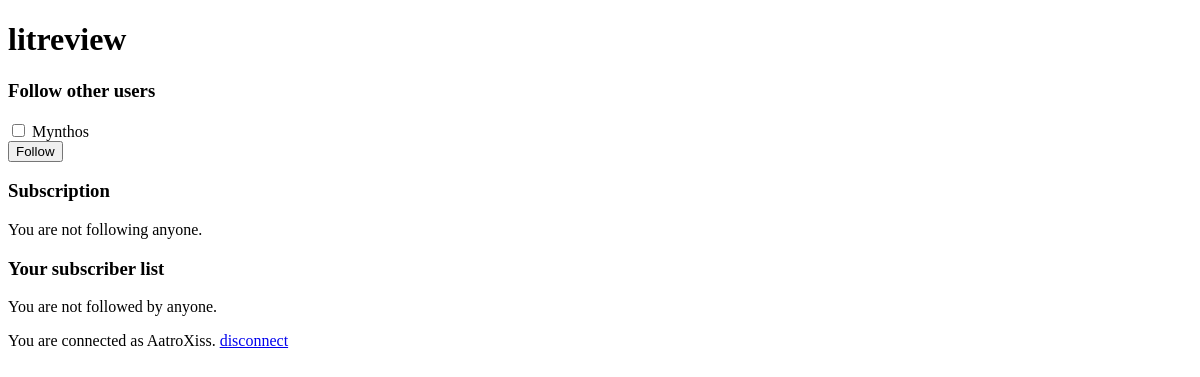
The app's page /home/subsriptions (signed in), older data.
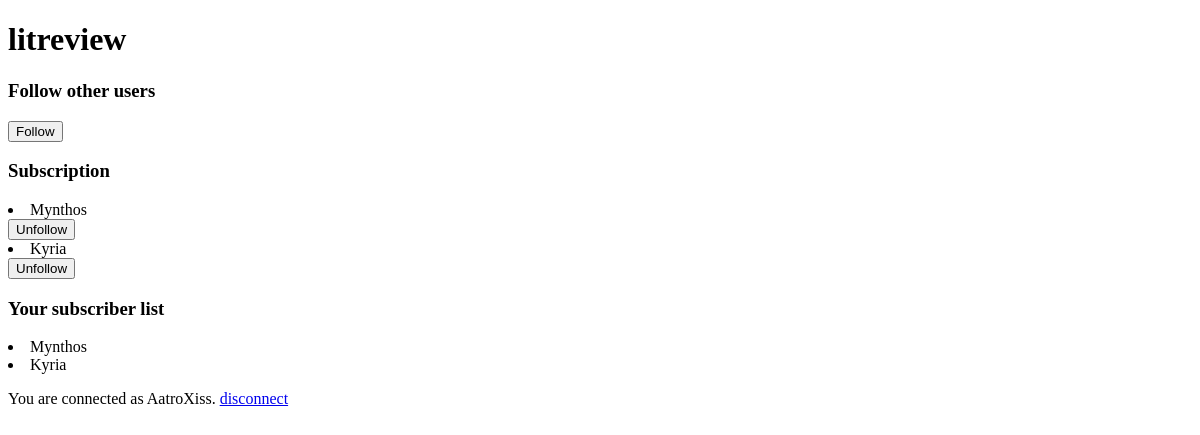
The same page, newer data.
### authentication/models.py (models this page shows)
class User(AbstractUser):
    profile_photo = models.ImageField()

### app/views.py (the view, shortened to what this page needs)
# urls.py: path('home/subsriptions', app.views.sub, name='sub'),
@login_required
def sub(request):
    users = []
    follows = []
    followed_by = []
    if models.UserFollows.objects.filter(user=request.user):
        for entry in models.UserFollows.objects.filter(user=request.user):
            follows.append(entry.followed_user)
    if models.UserFollows.objects.filter(followed_user=request.user):
        for entry in models.UserFollows.objects.filter(
            followed_user=request.user
        ):
            followed_by.append(entry.user)
    users = [user for user in User.objects.all()
             if user not in follows and user != request.user]
    if request.method == 'GET':
        context = {
            'users': users,
            'follows': follows,
            'followed_by': followed_by,
        }
        return render(request, 'app/sub.html', context=context)

### app/templates/app/sub.html (shortened to what this page needs)
{% extends 'base.html' %}
{% block content %}
    <h3>Follow other users</h3>
    <form method="post">
        {% for user in users %}
            <div class="form-check">
                <input type="checkbox" name="follow" value="{{ user.id }}">
                <label>{{ user.username }}</label>
            </div>
        {% endfor %}
        <button type="submit">Follow</button>
    </form>
    <h3>Subscription</h3>
    {% if follows %}
        {% for follows_user in follows %}
        <li>{{ follows_user.username }}</li>
        <form method="post">
            <button type="submit" name="unfollow" value="{{ follows_user.id }}">Unfollow</button>
        </form>
        {% endfor %}
    {% else %}
        <p>You are not following anyone.</p>
    {% endif %}
    <h3>Your subscriber list</h3>
    {% if followed_by %}
        {% for followed_by_user in followed_by %}
        <li>{{ followed_by_user.username }}</li>
        {% endfor %}
    {% else %}
        <p>You are not followed by anyone.</p>
    {% endif %}
{% endblock content %}

Row changes from the older to the newer data that the page shows:
changed User "Mynthos": moves from the list under "Follow other users" to the list under "Subscription"
added User: username "Kyria", {{ follows_user.id }} 3 (drawn)
Text that changed along with them:
text no longer shown: "You are not following anyone. You are not followed by anyone."
